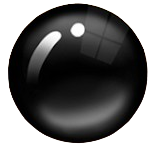
#> input picture perception/assets/black_stone.png, 150 x 150 px
$ python generate_gomoku_patch.py
#> lines starting #> are read from the running program, lines starting #| are printed output that depends on the picture
"""
Gomoku Patch Alignment Test Generator.
Generates images and test data for VLM patch alignment perception testing.

Supports multiple patch configurations for different model families:
- patch16: Qwen3-VL (qwen8b/30b/235b), GPT (gpt)  → 1024×1024
- patch14_1008: GLM-4.1V (glm)                    → 1008×1008
- patch14_896: Gemma 3 (gemma)                    → 896×896
"""
import numpy as np
from PIL import Image, ImageDraw, ImageFont
import random
from pathlib import Path
from typing import Dict, List, Tuple


# ============================================================================
# Patch Configurations for Different Model Families
# ============================================================================

PATCH_CONFIGS = {
    "patch16": {
        "patch_size": 16,
        "image_size": 1024,  # 1024 = 64 × 16
        "description": "For Qwen3-VL and GPT-5.2 (patch_size=16, native resolution)",
    },
    "patch14_1008": {
        "patch_size": 14,
        "image_size": 1008,  # 1008 = 72 × 14
        "description": "For GLM-4.1V (patch_size=14, native resolution)",
    },
    "patch14_896": {
        "patch_size": 14,
        "image_size": 896,   # 896 = 64 × 14
        "description": "For Gemma 3 (patch_size=14, fixed resize to 896×896)",
    },
}

# Model key → Patch config mapping (based on model_configs.py)
MODEL_TO_PATCH_CONFIG = {
    # Qwen3-VL family (patch_size=16)
    "qwen8b": "patch16",
    "qwen30b": "patch16",
    "qwen235b": "patch16",
    # GPT (assumed patch_size=16)
    "gpt": "patch16",
    # GLM-4.1V (patch_size=14, native resolution)
    "glm": "patch14_1008",
    # Gemma 3 (patch_size=14, fixed 896×896)
    "gemma": "patch14_896",
    # Dummy for testing
    "dummy": "patch16",
}


def get_patch_config_for_model(model_key: str) -> str:
    """Get the appropriate patch config for a given model key."""
    if model_key in MODEL_TO_PATCH_CONFIG:
        return MODEL_TO_PATCH_CONFIG[model_key]
    else:
        # Default to patch16 for unknown models
        print(f"[WARN] Unknown model '{model_key}', defaulting to patch16")
        return "patch16"


def get_alignment_conditions(patch_size: int) -> Dict:
    """Generate alignment conditions based on patch size."""
    half = patch_size // 2
    quarter = patch_size // 4
    three_quarter = patch_size * 3 // 4

    return {
        "boundary": {
            "offset": 0,
            "description": f"Intersection at patch boundary (offset=0)",
        },
        "quarter": {
            "offset": quarter,
            "description": f"Intersection at 1/4 patch (offset={quarter}px)",
        },
        "center": {
            "offset": half,
            "description": f"Intersection at patch center (offset={half}px)",
        },
        "three_quarter": {
            "offset": three_quarter,
            "description": f"Intersection at 3/4 patch (offset={three_quarter}px)",
        },
    }


class GomokuPatchDiagnosticTest:
    """
    Gomoku board patch alignment diagnostic test generator.

    Design:
    - Tests how VLM perception varies with patch alignment offsets
    - Four alignment conditions: boundary, quarter, center, three_quarter
    - Configurable for different patch sizes (14 or 16) and image sizes
    - Board size: 15×15 intersections
    """

    def __init__(self, output_dir: Path, patch_config: str = "patch16", board_size: int = 15):
        """
        Initialize the generator.

        Args:
            output_dir: Output directory for generated test data
            patch_config: One of "patch16", "patch14_1008", "patch14_896"
            board_size: Board size (default: 15 for standard Gomoku)
        """
        if patch_config not in PATCH_CONFIGS:
            raise ValueError(
                f"Unknown patch_config: {patch_config}. Available: {list(PATCH_CONFIGS.keys())}")

        self.output_dir = Path(output_dir)
        self.board_size = board_size

        # Load patch configuration
        config = PATCH_CONFIGS[patch_config]
        self.patch_config_name = patch_config
        self.patch_size = config["patch_size"]
        self.image_size = config["image_size"]

        # Generate alignment conditions for this patch size
        self.alignment_conditions = get_alignment_conditions(self.patch_size)

        # Calculate board layout parameters
        self._calculate_board_params()

        # Asset paths
        script_dir = Path(__file__).parent
        assets_dir = script_dir.parent.parent / "assets"
        self.assets = {
            "black_piece": assets_dir / "black_stone.png",
            "white_piece": assets_dir / "white_stone.png",
        }

        # Colors
        self.colors = {
            "background": (245, 245, 240),
            "board": (220, 179, 92),
            "line": (0, 0, 0),
            "coordinate": (50, 50, 50),
        }

        # Star points for traditional layout
        self.star_points = [
            (3, 3), (3, 7), (3, 11),
            (7, 3), (7, 7), (7, 11),
            (11, 3), (11, 7), (11, 11),
        ]

        self._load_assets()

        # Create output directories
        for condition in self.alignment_conditions.keys():
            (self.output_dir / "images" / condition).mkdir(parents=True, exist_ok=True)

    def _calculate_board_params(self):
        """
        Calculate board layout parameters to ensure proper patch alignment.

        Key insight: To ensure ALL intersections have the same patch-relative offset,
        cell_size must be a multiple of patch_size.

        cell_size = k × patch_size, where k is an integer
        """
        target_board_ratio = 0.85
        target_span = self.image_size * target_board_ratio

        num_cells = self.board_size - 1  # 14 cells
        target_cell = target_span / num_cells

        k = round(target_cell / self.patch_size)
        k = max(k, 1)

        self.cell_size = k * self.patch_size

        # Board spans (board_size - 1) cells = 14 cells for 15×15 board
        self.board_pixel_span = (self.board_size - 1) * self.cell_size

        # Calculate available margin
        total_margin = self.image_size - self.board_pixel_span

        # Base position (will be adjusted by offset for each condition)
        self.base_position = total_margin // 2

        # Verify the math
        print(f"\n[Board Layout Parameters]")
        print(f"  Patch config: {self.patch_config_name}")
        print(f"  Patch size: {self.patch_size}×{self.patch_size}")
        print(f"  Image size: {self.image_size}×{self.image_size}")
        print(
            f"  Cell size: {self.cell_size}px (= {self.cell_size // self.patch_size} patches)")
        print(f"  Board span: {self.board_pixel_span}px")
        print(f"  Total margin: {total_margin}px")
        print(f"  Base position: {self.base_position}px")

    def _load_assets(self):
        """Load PNG assets."""
        print("\nLoading PNG assets...")

        try:
            self.black_piece = Image.open(
                self.assets["black_piece"]).convert("RGBA")
            print(f"  [OK] Black piece: {self.black_piece.size}")
        except FileNotFoundError:
            print(f"  [MISSING] Black piece at {self.assets['black_piece']}")
            self.black_piece = None

        try:
            self.white_piece = Image.open(
                self.assets["white_piece"]).convert("RGBA")
            print(f"  [OK] White piece: {self.white_piece.size}")
        except FileNotFoundError:
            print(f"  [MISSING] White piece at {self.assets['white_piece']}")
            self.white_piece = None

        missing = []
        if self.black_piece is None:
            missing.append("black_piece")
        if self.white_piece is None:
            missing.append("white_piece")
        if missing:
            raise FileNotFoundError(f"Missing required assets: {missing}")

    def _load_font(self, size: int) -> ImageFont.FreeTypeFont:
        """Load font with cross-platform fallback."""
        font_paths = [
            "arial.ttf", "Arial.ttf", "DejaVuSans.ttf",
            "/usr/share/fonts/truetype/dejavu/DejaVuSans.ttf",
            "/usr/share/fonts/truetype/dejavu/DejaVuSans-Bold.ttf",
            "/System/Library/Fonts/Helvetica.ttc",
            "/System/Library/Fonts/Arial.ttf",
        ]
        for path in font_paths:
            try:
                return ImageFont.truetype(path, size)
            except OSError:
                continue
        return ImageFont.load_default()

    def generate_board_state(self, density: str = "medium") -> np.ndarray:
        """Generate random board state with controlled density."""
        board = np.zeros((self.board_size, self.board_size), dtype=int)

        density_ranges = {
            "low": (10, 20),
            "medium": (25, 40),
            "high": (45, 60),
        }
        min_pieces, max_pieces = density_ranges.get(density, (25, 40))
        num_pieces = random.randint(min_pieces, max_pieces)

        all_positions = [(i, j) for i in range(self.board_size)
                         for j in range(self.board_size)]
        selected = random.sample(all_positions, num_pieces)

        for idx, (row, col) in enumerate(selected):
            board[row, col] = 1 if idx % 2 == 0 else 2

        return board

    def get_board_start_position(self, condition: str) -> int:
        """
        Calculate board start position for given alignment condition.

        The key formula:
            intersection_position = board_start + i * cell_size
            offset_in_patch = intersection_position % patch_size

        To achieve desired offset:
            board_start % patch_size = desired_offset
        """
        desired_offset = self.alignment_conditions[condition]["offset"]

        # Find board_start near base_position that gives desired offset
        current_offset = self.base_position % self.patch_size
        adjustment = (desired_offset - current_offset) % self.patch_size

        board_start = self.base_position + adjustment

        return board_start

    def render_board(self, board: np.ndarray, condition: str) -> Image.Image:
        """Render Gomoku board with controlled offset for patch alignment testing."""
        board_start = self.get_board_start_position(condition)

        # Create canvas
        img = Image.new("RGB", (self.image_size, self.image_size),
                        self.colors["background"])
        draw = ImageDraw.Draw(img)

        # Draw board background with margin
        board_margin = 15
        draw.rectangle(
            [board_start - board_margin, board_start - board_margin,
             board_start + self.board_pixel_span + board_margin,
             board_start + self.board_pixel_span + board_margin],
            fill=self.colors["board"],
        )

        # Draw grid lines
        for i in range(self.board_size):
            x = board_start + i * self.cell_size
            y = board_start + i * self.cell_size

            draw.line([(board_start, y), (board_start + self.board_pixel_span, y)],
                      fill=self.colors["line"], width=1)
            draw.line([(x, board_start), (x, board_start + self.board_pixel_span)],
                      fill=self.colors["line"], width=1)

        # Draw star points
        star_radius = max(3, self.cell_size // 10)
        for row, col in self.star_points:
            x = board_start + col * self.cell_size
            y = board_start + row * self.cell_size
            draw.ellipse([x - star_radius, y - star_radius, x + star_radius, y + star_radius],
                         fill=self.colors["line"])

        # Draw coordinates
        available_margin = board_start - board_margin
        font_size = max(14, min(24, int(available_margin * 0.5)))
        font = self._load_font(font_size)
        label_offset = max(20, int(available_margin * 0.6))

        for i in range(self.board_size):
            # Row labels (left side)
            row_label = str(self.board_size - i)
            y_pos = board_start + i * self.cell_size
            draw.text((board_start - label_offset, y_pos), row_label,
                      fill=(80, 50, 30), font=font, anchor="rm")

            # Column labels (top side)
            col_label = chr(ord("A") + i) if i < 8 else chr(ord("A") + i + 1)
            x_pos = board_start + i * self.cell_size
            draw.text((x_pos, board_start - label_offset), col_label,
                      fill=(80, 50, 30), font=font, anchor="mb")

        # Convert to RGBA for piece compositing
        img = img.convert("RGBA")

        # Draw pieces
        piece_radius = int(self.cell_size * 0.4)
        piece_size = piece_radius * 2

        for row in range(self.board_size):
            for col in range(self.board_size):
                if board[row, col] != 0:
                    cx = board_start + col * self.cell_size
                    cy = board_start + row * self.cell_size

                    piece_asset = self.black_piece if board[row,
                                                            col] == 1 else self.white_piece

                    if piece_asset is not None:
                        piece_resized = piece_asset.resize(
                            (piece_size, piece_size), Image.Resampling.LANCZOS)
                        paste_x = cx - piece_radius
                        paste_y = cy - piece_radius
                        img.paste(piece_resized,
                                  (paste_x, paste_y), piece_resized)

        return img.convert("RGB")

    def verify_alignment(self, condition: str):
        """Verify that intersections have correct patch alignment."""
        board_start = self.get_board_start_position(condition)
        expected_offset = self.alignment_conditions[condition]["offset"]

        print(f"\n[Alignment Verification: {condition}]")
        print(f"  Board start: {board_start}px")
        print(f"  Expected offset: {expected_offset}px")

        test_points = [(0, 0, "Top-left"), (7, 7, "Center"),
                       (14, 14, "Bottom-right")]
        all_correct = True

        for row, col, label in test_points:
            x = board_start + col * self.cell_size
            y = board_start + row * self.cell_size
            actual_offset_x = x % self.patch_size
            actual_offset_y = y % self.patch_size

            status = "✓" if actual_offset_x == expected_offset else "✗"
            if actual_offset_x != expected_offset:
                all_correct = False

            print(f"  {status} {label} ({row},{col}): pixel=({x},{y}), "
                  f"offset=({actual_offset_x},{actual_offset_y})")

        return all_correct

    def generate_patch_test_suite(self, n_samples_per_condition: int = 10):
        """Generate complete patch alignment diagnostic test suite."""
        print("=" * 70)
        print("GOMOKU PATCH ALIGNMENT DIAGNOSTIC TEST GENERATOR")
        print("=" * 70)
        print(f"Patch config: {self.patch_config_name}")
        print(f"Patch size: {self.patch_size}×{self.patch_size}")
        print(f"Image size: {self.image_size}×{self.image_size}")
        print(f"Board size: {self.board_size}×{self.board_size}")
        print(f"Cell size: {self.cell_size}px")
        print(f"Samples per condition: {n_samples_per_condition}")

        # Verify alignment for all conditions
        print("\n" + "=" * 70)
        print("ALIGNMENT VERIFICATION")
        print("=" * 70)
        for condition in self.alignment_conditions.keys():
            self.verify_alignment(condition)

        test_data = {
            "metadata": {
                "game": "gomoku",
                "patch_config": self.patch_config_name,
                "patch_size": self.patch_size,
                "image_size": self.image_size,
                "board_size": self.board_size,
                "cell_size": self.cell_size,
                "samples_per_condition": n_samples_per_condition,
                "total_samples": n_samples_per_condition * len(self.alignment_conditions),
            },
            "condition_stats": {},
            "test_cases": [],
        }

        # Generate board states (same for all conditions)
        print("\n" + "=" * 70)
        print("GENERATING BOARD STATES")
        print("=" * 70)
        board_states = []
        for i in range(n_samples_per_condition):
            if i < n_samples_per_condition // 3:
                board = self.generate_board_state("low")
            elif i < 2 * n_samples_per_condition // 3:
                board = self.generate_board_state("medium")
            else:
                board = self.generate_board_state("high")
            board_states.append(board)
        print(f"Generated {len(board_states)} board states")

        # Generate images for each condition
        for condition, config in self.alignment_conditions.items():
            print(f"\n{'='*70}")
            print(f"Generating {condition.upper()} condition")
            print(f"  Offset: {config['offset']}px")
            print(f"  {config['description']}")
            print(f"{'='*70}")

            piece_counts = []
            board_start = self.get_board_start_position(condition)

            for idx, board in enumerate(board_states):
                img = self.render_board(board, condition)

                filename = f"gomoku_{condition}_{idx:03d}.png"
                filepath = self.output_dir / "images" / condition / filename
                img.save(filepath)

                total_pieces = int(np.sum(board > 0))
                piece_counts.append(total_pieces)

                test_case = {
                    "test_id": f"{condition}_{idx:03d}",
                    "alignment_condition": condition,
                    "offset_px": config["offset"],
                    "board_start_px": board_start,
                    "sample_index": idx,
                    "image_file": str(filepath),
                    "ground_truth": board.tolist(),
                    "statistics": {
                        "total_pieces": total_pieces,
                        "black_count": int(np.sum(board == 1)),
                        "white_count": int(np.sum(board == 2)),
                        "density": float(total_pieces / (self.board_size ** 2)),
                    },
                }
                test_data["test_cases"].append(test_case)

                if (idx + 1) % 10 == 0:
                    print(f"  Generated {idx+1}/{n_samples_per_condition}...")

            test_data["condition_stats"][condition] = {
                "offset_px": config["offset"],
                "board_start_px": board_start,
                "description": config["description"],
                "n_samples": len(board_states),
                "avg_pieces": float(np.mean(piece_counts)),
                "piece_range": [int(min(piece_counts)), int(max(piece_counts))],
            }

            print(f"  [OK] Completed {condition}")

        print(f"\n{'='*70}")
        print(f"[SUCCESS] Generated {len(test_data['test_cases'])} test cases")
        print(f"{'='*70}")

        return test_data


if __name__ == "__main__":
    from datetime import datetime

    print("\n" + "=" * 70)
    print("GOMOKU PATCH ALIGNMENT DIAGNOSTIC TEST GENERATOR")
    print("=" * 70)

    # Test all configurations
    for patch_config in PATCH_CONFIGS.keys():
        print(f"\n\n{'#'*70}")
        print(f"# Testing: {patch_config}")
        print(f"{'#'*70}")

        timestamp = datetime.now().strftime('%Y%m%d_%H%M%S')
        output_dir = Path(__file__).parent.parent.parent / \
            f"standalone-gomoku-{patch_config}-{timestamp}"

        generator = GomokuPatchDiagnosticTest(
            output_dir=output_dir, patch_config=patch_config)
        test_data = generator.generate_patch_test_suite(
            n_samples_per_condition=3)
#> this loop made 3 passes
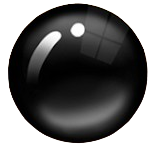
#> input picture perception/assets/black_stone.png, 150 x 150 px
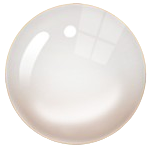
#> input picture perception/assets/white_stone.png, 150 x 150 px
#> pass 1, in render_board, `img = Image.new("RGB", (self.image_size, self.image_size), self.colors..`:
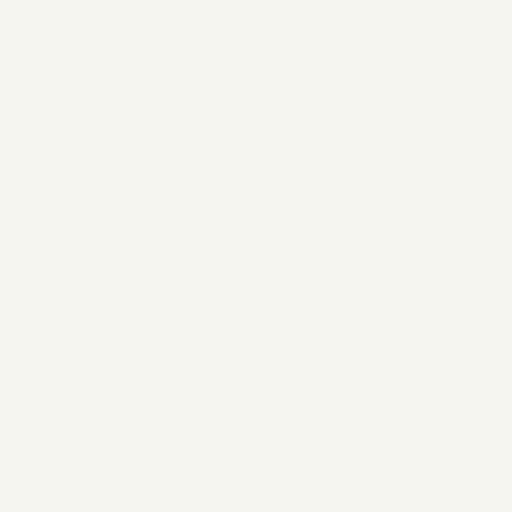
#> img: PIL image 1024x1024 RGB (shown at 1/2 size); mean R, G, B 245, 245, 240
#> pass 1, in render_board, `img = img.convert("RGBA")`:
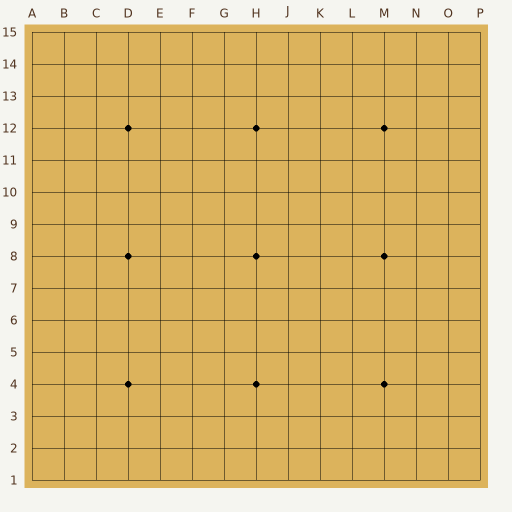
#> img: PIL image 1024x1024 RGBA (shown at 1/2 size); mean R, G, B, A 218.2, 185.6, 115.7, 255
#> pass 1, in generate_patch_test_suite, `img.save(filepath)`:
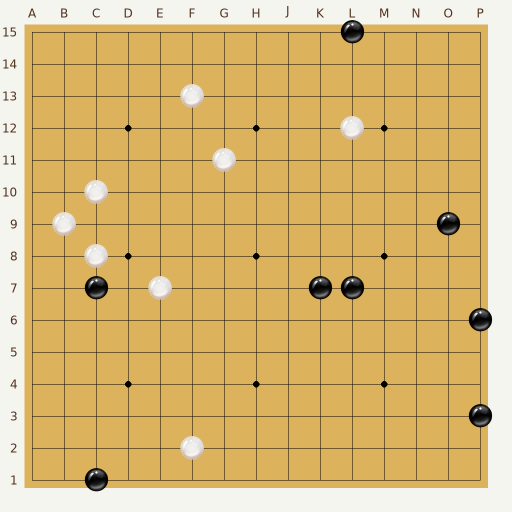
#> saved as gomoku_boundary_000.png: PIL image 1024x1024 RGB (shown at 1/2 size); mean R, G, B 216.3, 184.6, 116.7
#> pass 1, in generate_patch_test_suite, `img.save(filepath)`:
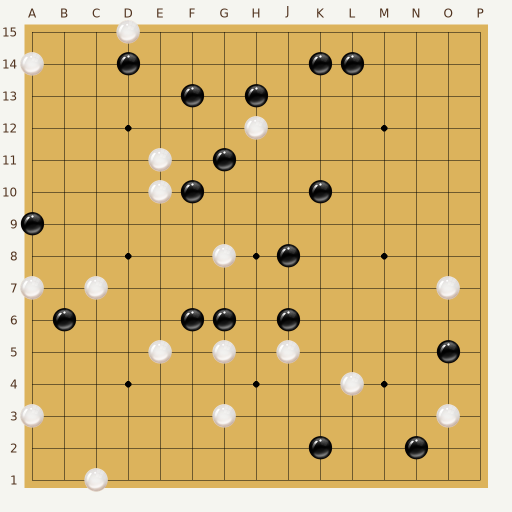
#> saved as gomoku_boundary_001.png: PIL image 1024x1024 RGB (shown at 1/2 size); mean R, G, B 214.1, 183.5, 117.9

    print("\n" + "=" * 70)
    print("SUCCESS")
    print("=" * 70)
